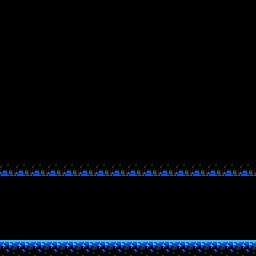

Tiled map render using the project's own tile images. Description and the whole map definition, tile-layer contents included, below:
An orthogonal 16x16 tile map with 16x16 px tiles, 1 tile layer (main), 2 tilesets and 2 objects (l_0, r_0).

<map version="1.0" orientation="orthogonal" renderorder="right-down" width="16" height="16" tilewidth="16" tileheight="16" nextobjectid="4">
 <properties>
  <property name="isStart" type="bool" value="true" />
 </properties>
 <tileset firstgid="1" source="corpus.tsx" />
 <tileset firstgid="12097" source="../connectors.tsx" />
 <layer name="main" width="16" height="16">
  <data>
   <tile gid="0" />
   <tile gid="0" />
   <tile gid="0" />
   <tile gid="0" />
   <tile gid="0" />
   <tile gid="0" />
   <tile gid="0" />
   <tile gid="0" />
   <tile gid="0" />
   <tile gid="0" />
   <tile gid="0" />
   <tile gid="0" />
   <tile gid="0" />
   <tile gid="0" />
   <tile gid="0" />
   <tile gid="0" />
   <tile gid="0" />
   <tile gid="0" />
   <tile gid="0" />
   <tile gid="0" />
   <tile gid="0" />
   <tile gid="0" />
   <tile gid="0" />
   <tile gid="0" />
   <tile gid="0" />
   <tile gid="0" />
   <tile gid="0" />
   <tile gid="0" />
   <tile gid="0" />
   <tile gid="0" />
   <tile gid="0" />
   <tile gid="0" />
   <tile gid="0" />
   <tile gid="0" />
   <tile gid="0" />
   <tile gid="0" />
   <tile gid="0" />
   <tile gid="0" />
   <tile gid="0" />
   <tile gid="0" />
   <tile gid="0" />
   <tile gid="0" />
   <tile gid="0" />
   <tile gid="0" />
   <tile gid="0" />
   <tile gid="0" />
   <tile gid="0" />
   <tile gid="0" />
   <tile gid="0" />
   <tile gid="0" />
   <tile gid="0" />
   <tile gid="0" />
   <tile gid="0" />
   <tile gid="0" />
   <tile gid="0" />
   <tile gid="0" />
   <tile gid="0" />
   <tile gid="0" />
   <tile gid="0" />
   <tile gid="0" />
   <tile gid="0" />
   <tile gid="0" />
   <tile gid="0" />
   <tile gid="0" />
   <tile gid="0" />
   <tile gid="0" />
   <tile gid="0" />
   <tile gid="0" />
   <tile gid="0" />
   <tile gid="0" />
   <tile gid="0" />
   <tile gid="0" />
   <tile gid="0" />
   <tile gid="0" />
   <tile gid="0" />
   <tile gid="0" />
   <tile gid="0" />
   <tile gid="0" />
   <tile gid="0" />
   <tile gid="0" />
   <tile gid="0" />
   <tile gid="0" />
   <tile gid="0" />
   <tile gid="0" />
   <tile gid="0" />
   <tile gid="0" />
   <tile gid="0" />
   <tile gid="0" />
   <tile gid="0" />
   <tile gid="0" />
   <tile gid="0" />
   <tile gid="0" />
   <tile gid="0" />
   <tile gid="0" />
   <tile gid="0" />
   <tile gid="0" />
   <tile gid="0" />
   <tile gid="0" />
   <tile gid="0" />
   <tile gid="0" />
   <tile gid="0" />
   <tile gid="0" />
   <tile gid="0" />
   <tile gid="0" />
   <tile gid="0" />
   <tile gid="0" />
   <tile gid="0" />
   <tile gid="0" />
   <tile gid="0" />
   <tile gid="0" />
   <tile gid="0" />
   <tile gid="0" />
   <tile gid="0" />
   <tile gid="0" />
   <tile gid="0" />
   <tile gid="0" />
   <tile gid="0" />
   <tile gid="0" />
   <tile gid="0" />
   <tile gid="0" />
   <tile gid="0" />
   <tile gid="0" />
   <tile gid="0" />
   <tile gid="0" />
   <tile gid="0" />
   <tile gid="0" />
   <tile gid="0" />
   <tile gid="0" />
   <tile gid="0" />
   <tile gid="0" />
   <tile gid="0" />
   <tile gid="0" />
   <tile gid="0" />
   <tile gid="0" />
   <tile gid="0" />
   <tile gid="0" />
   <tile gid="0" />
   <tile gid="0" />
   <tile gid="0" />
   <tile gid="0" />
   <tile gid="0" />
   <tile gid="0" />
   <tile gid="0" />
   <tile gid="0" />
   <tile gid="0" />
   <tile gid="0" />
   <tile gid="0" />
   <tile gid="0" />
   <tile gid="0" />
   <tile gid="0" />
   <tile gid="0" />
   <tile gid="0" />
   <tile gid="0" />
   <tile gid="0" />
   <tile gid="0" />
   <tile gid="0" />
   <tile gid="0" />
   <tile gid="0" />
   <tile gid="0" />
   <tile gid="0" />
   <tile gid="4226" />
   <tile gid="4226" />
   <tile gid="4226" />
   <tile gid="4226" />
   <tile gid="4226" />
   <tile gid="4226" />
   <tile gid="4226" />
   <tile gid="4226" />
   <tile gid="4226" />
   <tile gid="4226" />
   <tile gid="4226" />
   <tile gid="4226" />
   <tile gid="4226" />
   <tile gid="4226" />
   <tile gid="4226" />
   <tile gid="4226" />
   <tile gid="0" />
   <tile gid="0" />
   <tile gid="0" />
   <tile gid="0" />
   <tile gid="0" />
   <tile gid="0" />
   <tile gid="0" />
   <tile gid="0" />
   <tile gid="0" />
   <tile gid="0" />
   <tile gid="0" />
   <tile gid="0" />
   <tile gid="0" />
   <tile gid="0" />
   <tile gid="0" />
   <tile gid="0" />
   <tile gid="0" />
   <tile gid="0" />
   <tile gid="0" />
   <tile gid="0" />
   <tile gid="0" />
   <tile gid="0" />
   <tile gid="0" />
   <tile gid="0" />
   <tile gid="0" />
   <tile gid="0" />
   <tile gid="0" />
   <tile gid="0" />
   <tile gid="0" />
   <tile gid="0" />
   <tile gid="0" />
   <tile gid="0" />
   <tile gid="0" />
   <tile gid="0" />
   <tile gid="0" />
   <tile gid="0" />
   <tile gid="0" />
   <tile gid="0" />
   <tile gid="0" />
   <tile gid="0" />
   <tile gid="0" />
   <tile gid="0" />
   <tile gid="0" />
   <tile gid="0" />
   <tile gid="0" />
   <tile gid="0" />
   <tile gid="0" />
   <tile gid="0" />
   <tile gid="0" />
   <tile gid="0" />
   <tile gid="0" />
   <tile gid="0" />
   <tile gid="0" />
   <tile gid="0" />
   <tile gid="0" />
   <tile gid="0" />
   <tile gid="0" />
   <tile gid="0" />
   <tile gid="0" />
   <tile gid="0" />
   <tile gid="0" />
   <tile gid="0" />
   <tile gid="0" />
   <tile gid="0" />
   <tile gid="4034" />
   <tile gid="4034" />
   <tile gid="4034" />
   <tile gid="4034" />
   <tile gid="4034" />
   <tile gid="4034" />
   <tile gid="4034" />
   <tile gid="4034" />
   <tile gid="4034" />
   <tile gid="4034" />
   <tile gid="4034" />
   <tile gid="4034" />
   <tile gid="4034" />
   <tile gid="4034" />
   <tile gid="4034" />
   <tile gid="4034" />
  </data>
 </layer>
 <objectgroup name="connectors">
  <object id="2" type="l_0" gid="12101" x="0" y="256" width="16" height="16">
   <properties>
    <property name="type" type="int" value="0" />
   </properties>
  </object>
  <object id="3" type="r_0" gid="12099" x="240" y="256" width="16" height="16">
   <properties>
    <property name="type" type="int" value="0" />
   </properties>
  </object>
 </objectgroup>
</map>
